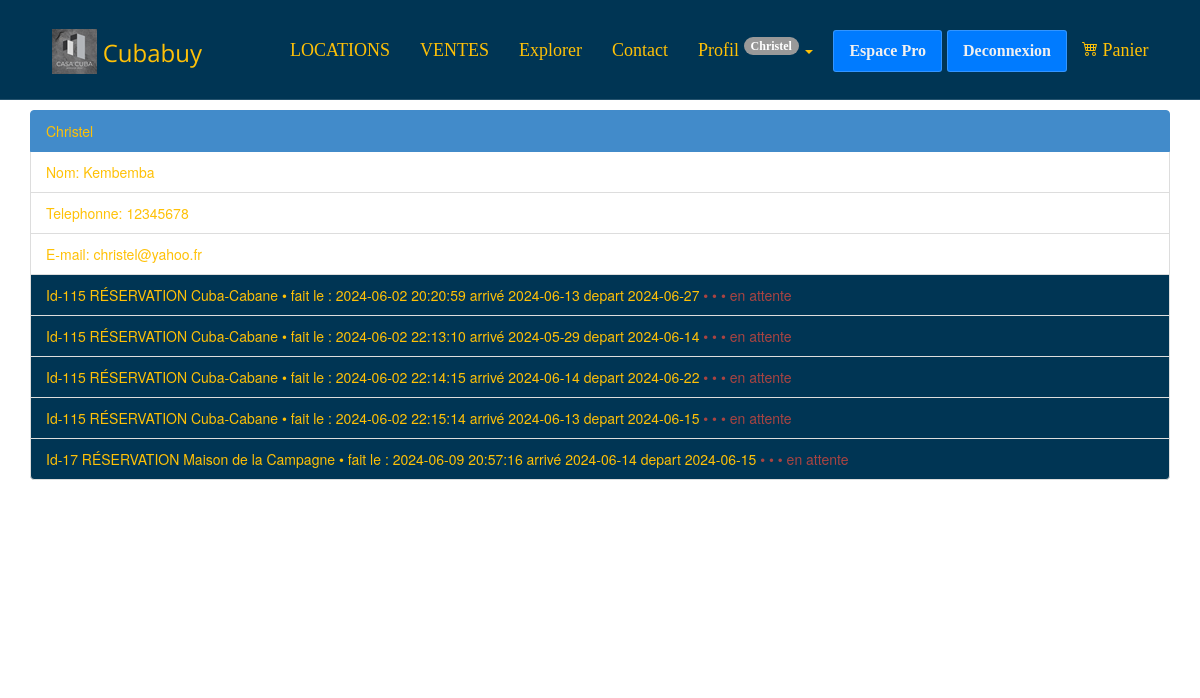
Screenshot of /profil.php (signed in) with the database file from the repository.
### tables this page shows
CREATE TABLE `reservations` (
  `id_reservation` int NOT NULL,
  `id_annonce` int NOT NULL,
  `id_utilisateur` int NOT NULL,
  `date_reservation` datetime NOT NULL DEFAULT CURRENT_TIMESTAMP,
  `date_arrivee` date NOT NULL,
  `date_depart` date NOT NULL,
  `nombre_personnes` int NOT NULL,
  `etat_reservation` varchar(20) NOT NULL DEFAULT 'en attente'
);

CREATE TABLE `advert` (
  `id_advert` int NOT NULL,
  `photo` varchar(255) DEFAULT NULL,
  `title` varchar(100) NOT NULL,
  `description` text NOT NULL,
  `postal_code` varchar(50) NOT NULL,
  `city` varchar(50) NOT NULL,
  `type` enum('achat','location') NOT NULL,
  `price` float NOT NULL,
  `reservation_message` text,
  `is_reserved` tinyint(1) DEFAULT '0',
  `id_advert_image` int DEFAULT NULL
);

### inc/funtions.inc.php (called while the page is built, shortened)
<?php
function connexionBdd()
{
    $dsn = "mysql:host=" . DBHOST . ";dbname=" . DBNAME . ";charset=utf8";
    try {
        $pdo = new PDO($dsn, DBUSER, DBPASS);
        $pdo->setAttribute(PDO::ATTR_ERRMODE, PDO::ERRMODE_EXCEPTION);
        $pdo->setAttribute(PDO::ATTR_DEFAULT_FETCH_MODE, PDO::FETCH_ASSOC);
    } catch (PDOException $e) {
        die($e->getMessage());
    }
    return $pdo;
}
function showAnonnce($id_advert)
{
    $pdo = connexionBdd();
    $sql = $pdo->prepare("SELECT * FROM advert WHERE id_advert = :id_advert");
    $sql->bindParam(':id_advert', $id_advert);
    $sql->execute();
    $annoce = $sql->fetch();
    return $annoce;
}
function showReservations($id_utilisateur = null)
{
    if(!$id_utilisateur){
        $pdo = connexionBdd();
        $sql = $pdo->prepare("SELECT * FROM reservations");
        $sql->execute();
        $reservation = $sql->fetchAll();
        return $reservation;
    }
    else{
    $pdo = connexionBdd();
    $sql = $pdo->prepare("SELECT * FROM reservations WHERE id_utilisateur  = :id_utilisateur ");
    $sql->bindParam(':id_utilisateur', $id_utilisateur, PDO::PARAM_INT);
    $sql->execute();
    $reservation = $sql->fetchAll();
    return $reservation;
    }
}

### profil.php (the view, shortened to what this page needs)
<?php
require_once "inc/funtions.inc.php";
$reservations = showReservations($_SESSION['user']['id_user']);
require_once "inc/header.inc.php";
?>
<main class="container top-space1 space">
    <div class="list-group m-5">
        <a href="#" class="list-group-item list-group-item-action active" aria-current="true">
            <?= $_SESSION['user']['firstName'] ?>
        </a>
        <a href="#" class="list-group-item list-group-item-action">Nom: <?= $_SESSION['user']['lastName'] ?></a>
        <a href="#" class="list-group-item list-group-item-action">Telephonne: <?= $_SESSION['user']['phone'] ?></a>
        <a href="#" class="list-group-item list-group-item-action">E-mail: <?= $_SESSION['user']['email'] ?></a>
        <?php
        foreach ($reservations as $reservation) {
            $annonce = showAnonnce($reservation['id_annonce']);
        ?>
            <a href="<?= RACINE_SITE ?>showAnnonce.php?annonce=<?= $annonce['id_advert'] ?>" class="list-group-item list-group-item-action bg-bleuNav ">
                Id-<?= $annonce['id_advert'] ?> RÉSERVATION <?= $annonce['title'] ?> • fait le : <?= $reservation['date_reservation'] ?> arrivé <?= $reservation['date_arrivee'] ?> depart <?= $reservation['date_depart'] ?> <span class=" text-danger "> • • • <?= $reservation['etat_reservation'] ?> </span> </a>
        <?php }
            $annonce = showAnonnce($achat['id_annonce']); ?>
    </div>
</main>

### assets/css/style.css (style rules this page uses)
* { margin: 0; padding: 0; box-sizing: border-box; }
:root { --bleu: #007BFF; --vert: #28B463; --jaune: #FFC107; --rouge: #893636; --fond-g-bleu: linear-gradient(89.5deg, rgba(131, 204, 255, 1) 0.4%, rgba(66, 144, 251, 1) 100.3%); --fond-g-rouge: linear-gradient(25deg, #d64c7f, #ee4758 50%); }
.space { height: 70vh; }
.top-space1 { margin-top: 110px; }
a { text-decoration: none; color: var(--jaune) !important; }
.bg-bleuNav { background-color: #003554; }
:root { --width: min(90vw, 800px); --offest: 0 -0.75rem; }
a { text-decoration: none; color: white; }

### rows the page displays
reservations: id_annonce.id_advert "115", id_annonce.title "Cuba-Cabane", date_reservation "2024-06-02 20:20:59", date_arrivee "2024-06-13", date_depart "2024-06-27", etat_reservation "en attente"
reservations: id_annonce.id_advert "115", id_annonce.title "Cuba-Cabane", date_reservation "2024-06-02 22:13:10", date_arrivee "2024-05-29", date_depart "2024-06-14", etat_reservation "en attente"
reservations: id_annonce.id_advert "115", id_annonce.title "Cuba-Cabane", date_reservation "2024-06-02 22:14:15", date_arrivee "2024-06-14", date_depart "2024-06-22", etat_reservation "en attente"
reservations: id_annonce.id_advert "115", id_annonce.title "Cuba-Cabane", date_reservation "2024-06-02 22:15:14", date_arrivee "2024-06-13", date_depart "2024-06-15", etat_reservation "en attente"
reservations: id_annonce.id_advert "17", id_annonce.title "Maison de la Campagne", date_reservation "2024-06-09 20:57:16", date_arrivee "2024-06-14", date_depart "2024-06-15", etat_reservation "en attente"

### other values shown
$_SESSION['user']['firstName'] "Christel"
$_SESSION['user']['lastName'] "Kembemba"
$_SESSION['user']['phone'] "12345678"
$_SESSION['user']['email'] "christel@yahoo.fr"
